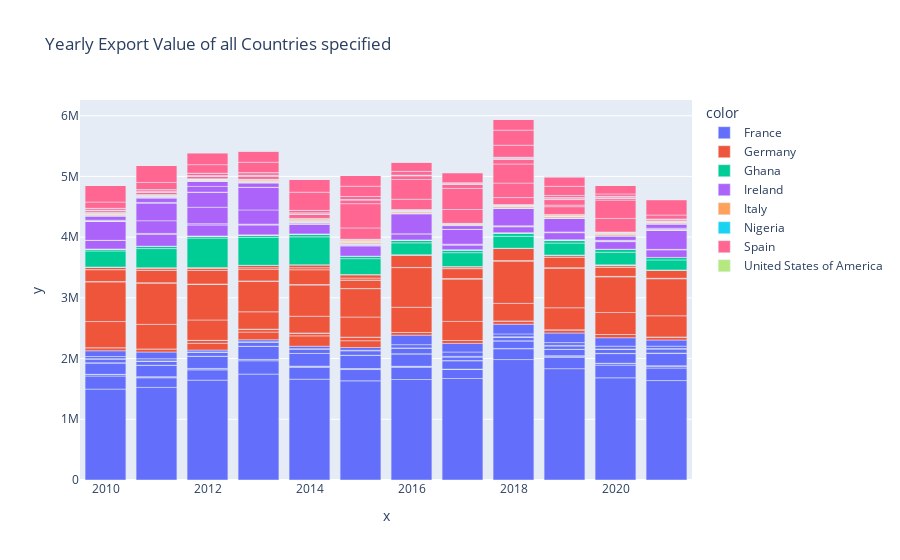

This figure's notebook cell:
### Code cell
fig4 = px.bar(y=data['Export Value'], x=data['Year'], color=data['Area'], title='Yearly Export Value of all Countries specified')
fig4.show();

### Figure 1 — Plotly figure (JSON) as saved in the notebook; plotly's stock layout.template omitted (floating-point values rounded to 4 significant figures; data arrays with more than 128 entries replaced by an {"elided": "..."} marker saying what was removed)
{"data": [{"alignmentgroup": "True", "hovertemplate": "color=France<br>x=%{x}<br>y=%{y}<extra></extra>", "legendgroup": "France", "marker": {"color": "#636efa", "pattern": {"shape": ""}}, "name": "France", "offsetgroup": "France", "orientation": "v", "showlegend": true, "textposition": "auto", "type": "bar", "x": {"elided": "152 int values"}, "xaxis": "x", "y": {"elided": "152 int values"}, "yaxis": "y"}, {"alignmentgroup": "True", "hovertemplate": "color=Germany<br>x=%{x}<br>y=%{y}<extra></extra>", "legendgroup": "Germany", "marker": {"color": "#EF553B", "pattern": {"shape": ""}}, "name": "Germany", "offsetgroup": "Germany", "orientation": "v", "showlegend": true, "textposition": "auto", "type": "bar", "x": {"elided": "150 int values"}, "xaxis": "x", "y": {"elided": "150 int values"}, "yaxis": "y"}, {"alignmentgroup": "True", "hovertemplate": "color=Ghana<br>x=%{x}<br>y=%{y}<extra></extra>", "legendgroup": "Ghana", "marker": {"color": "#00cc96", "pattern": {"shape": ""}}, "name": "Ghana", "offsetgroup": "Ghana", "orientation": "v", "showlegend": true, "textposition": "auto", "type": "bar", "x": [2015, 2016, 2017, 2018, 2019, 2020, 2021, 2010, 2011, 2012, 2013, 2014, 2015, 2016, 2017, 2018, 2019, 2020, 2021, 2010, 2011, 2012, 2013, 2014, 2015, 2016, 2017, 2018, 2019, 2020, 2021, 2010, 2011, 2012, 2013, 2014, 2015, 2016, 2017, 2018, 2019, 2020, 2021, 2016, 2017, 2018, 2019, 2020, 2013, 2014, 2016, 2017, 2020, 2017, 2018, 2019, 2010, 2011, 2012, 2013, 2014, 2015, 2016, 2017, 2018, 2019, 2020, 2021, 2010, 2011, 2012, 2013, 2014, 2015, 2016, 2017, 2018, 2019, 2020, 2021, 2010, 2011, 2012, 2013, 2016, 2018, 2019, 2021, 2014, 2016, 2019, 2021, 2010, 2011, 2012, 2013, 2015, 2016, 2017, 2018, 2019, 2020, 2021, 2010, 2011, 2012, 2013, 2014, 2015, 2016, 2017, 2018, 2019, 2020, 2021, 2012], "xaxis": "x", "y": [1506, 1246, 1579, 958, 1762, 2153, 2882, 265024, 315241, 486099, 459629, 460370, 262583, 195691, 228237, 195695, 197491, 207627, 165735, 33421, 39107, 33806, 39967, 47561, 40987, 48910, 49455, 58061, 51657, 49978, 39759, 2, 21, 13, 13, 21, 26, 31, 9, 3, 0, 0, 2, 0, 6, 6, 2, 5, 2, 1, 0, 0, 0, 0, 1, 0, 0, 0, 0, 13, 23, 23, 13, 5, 2086, 4, 0, 0, 0, 0, 86, 313, 430, 363, 13, 33, 45, 23, 579, 832, 0, 0, 0, 0, 59, 140, 80, 146, 0, 0, 0, 0, 1, 0, 14, 36, 0, 0, 1, 3, 5, 7, 7, 0, 2, 0, 4, 2, 0, 0, 0, 0, 4760, 4, 7, 816], "yaxis": "y"}, {"alignmentgroup": "True", "hovertemplate": "color=Ireland<br>x=%{x}<br>y=%{y}<extra></extra>", "legendgroup": "Ireland", "marker": {"color": "#ab63fa", "pattern": {"shape": ""}}, "name": "Ireland", "offsetgroup": "Ireland", "orientation": "v", "showlegend": true, "textposition": "auto", "type": "bar", "x": {"elided": "129 int values"}, "xaxis": "x", "y": {"elided": "129 int values"}, "yaxis": "y"}, {"alignmentgroup": "True", "hovertemplate": "color=Italy<br>x=%{x}<br>y=%{y}<extra></extra>", "legendgroup": "Italy", "marker": {"color": "#FFA15A", "pattern": {"shape": ""}}, "name": "Italy", "offsetgroup": "Italy", "orientation": "v", "showlegend": true, "textposition": "auto", "type": "bar", "x": {"elided": "157 int values"}, "xaxis": "x", "y": {"elided": "157 int values"}, "yaxis": "y"}, {"alignmentgroup": "True", "hovertemplate": "color=Nigeria<br>x=%{x}<br>y=%{y}<extra></extra>", "legendgroup": "Nigeria", "marker": {"color": "#19d3f3", "pattern": {"shape": ""}}, "name": "Nigeria", "offsetgroup": "Nigeria", "orientation": "v", "showlegend": true, "textposition": "auto", "type": "bar", "x": [2017, 2018, 2019, 2020, 2021, 2010, 2011, 2012, 2013, 2014, 2015, 2016, 2017, 2018, 2019, 2020, 2021, 2010, 2011, 2012, 2013, 2014, 2015, 2016, 2017, 2018, 2019, 2020, 2021, 2010, 2011, 2012, 2013, 2014, 2015, 2016, 2017, 2019, 2020, 2021, 2010, 2011, 2012, 2013, 2014, 2015, 2016, 2017, 2018, 2019, 2020, 2021, 2010, 2011, 2012, 2013, 2010, 2011, 2012, 2013, 2014, 2015, 2016, 2017, 2018, 2019, 2020, 2021, 2010, 2011, 2012, 2013, 2014, 2015, 2016, 2017, 2018, 2019, 2020, 2021, 2010, 2011, 2012, 2013, 2014, 2015, 2016, 2017, 2018, 2019, 2020, 2021, 2010, 2011, 2012, 2013, 2014, 2015, 2016, 2017, 2018, 2019, 2020], "xaxis": "x", "y": [164, 229, 365, 3958, 5562, 4445, 2774, 1764, 1258, 1555, 1155, 1187, 1995, 1637, 645, 0, 0, 0, 1, 0, 3, 0, 0, 0, 0, 0, 42, 1, 7, 2, 0, 13, 18, 0, 0, 0, 0, 1, 0, 0, 19, 4, 0, 0, 0, 1, 0, 2, 6, 15, 8, 8, 0, 1, 0, 0, 1, 28, 24, 31, 33, 58, 47, 34, 67, 0, 0, 0, 1, 0, 0, 0, 0, 1, 2, 2, 2, 0, 0, 0, 0, 3, 1, 0, 0, 0, 2, 0, 0, 0, 5, 3, 0, 0, 0, 0, 0, 0, 3, 0, 2, 3, 0], "yaxis": "y"}, {"alignmentgroup": "True", "hovertemplate": "color=Spain<br>x=%{x}<br>y=%{y}<extra></extra>", "legendgroup": "Spain", "marker": {"color": "#FF6692", "pattern": {"shape": ""}}, "name": "Spain", "offsetgroup": "Spain", "orientation": "v", "showlegend": true, "textposition": "auto", "type": "bar", "x": {"elided": "141 int values"}, "xaxis": "x", "y": {"elided": "141 int values"}, "yaxis": "y"}, {"alignmentgroup": "True", "hovertemplate": "color=United States of America<br>x=%{x}<br>y=%{y}<extra></extra>", "legendgroup": "United States of America", "marker": {"color": "#B6E880", "pattern": {"shape": ""}}, "name": "United States of America", "offsetgroup": "United States of America", "orientation": "v", "showlegend": true, "textposition": "auto", "type": "bar", "x": [2014, 2015, 2016, 2017, 2018, 2019, 2020, 2021, 2010, 2011, 2012, 2013, 2014, 2015, 2016, 2017, 2018, 2019, 2020, 2021, 2010, 2011, 2012, 2013, 2014, 2015, 2016, 2017, 2018, 2019, 2020], "xaxis": "x", "y": [145, 203, 48, 453, 728, 1250, 2840, 3274, 1546, 545, 868, 750, 536, 255, 17, 42, 318, 942, 517, 538, 1222, 1533, 326, 414, 175, 256, 18, 165, 235, 206, 139], "yaxis": "y"}], "layout": {"barmode": "relative", "legend": {"title": {"text": "color"}, "tracegroupgap": 0}, "title": {"text": "Yearly Export Value of all Countries specified"}, "xaxis": {"anchor": "y", "domain": [0, 1], "title": {"text": "x"}}, "yaxis": {"anchor": "x", "domain": [0, 1], "title": {"text": "y"}}}}
